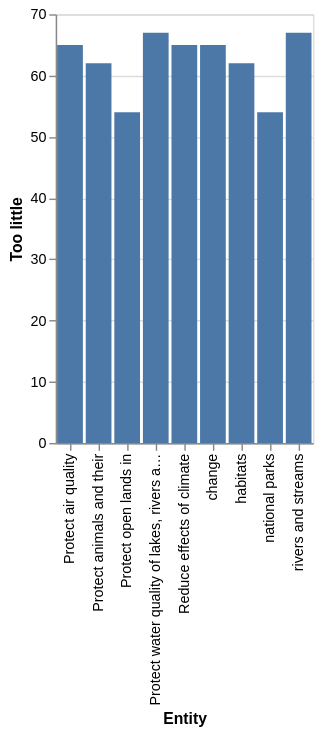

Here is the Vega-Lite specification saved for this chart:
### Vega-Lite specification from a JSON file in a GitHub repository (floating-point values rounded to 4 significant figures)
{"$schema": "https://vega.github.io/schema/vega-lite/v5.json", "description": "Bar chart auto-generated from CSV", "data": {"values": [{"Entity": "national parks", "Too little": "54", "About the right amount": "40", "Too much": "5"}, {"Entity": "Protect open lands in", "Too little": "54", "About the right amount": "40", "Too much": "5"}, {"Entity": "habitats", "Too little": "62", "About the right amount": "32", "Too much": "6"}, {"Entity": "Protect animals and their", "Too little": "62", "About the right amount": "32", "Too much": "6"}, {"Entity": "change", "Too little": "65", "About the right amount": "25", "Too much": "9"}, {"Entity": "Reduce effects of climate", "Too little": "65", "About the right amount": "25", "Too much": "9"}, {"Entity": "Protect air quality", "Too little": "65", "About the right amount": "30", "Too much": "0"}, {"Entity": "rivers and streams", "Too little": "67", "About the right amount": "29", "Too much": "3"}, {"Entity": "Protect water quality of lakes, rivers and streams", "Too little": "67", "About the right amount": "29", "Too much": "3"}]}, "mark": "bar", "encoding": {"x": {"field": "Entity", "type": "ordinal"}, "y": {"field": "Too little", "type": "quantitative"}}}
